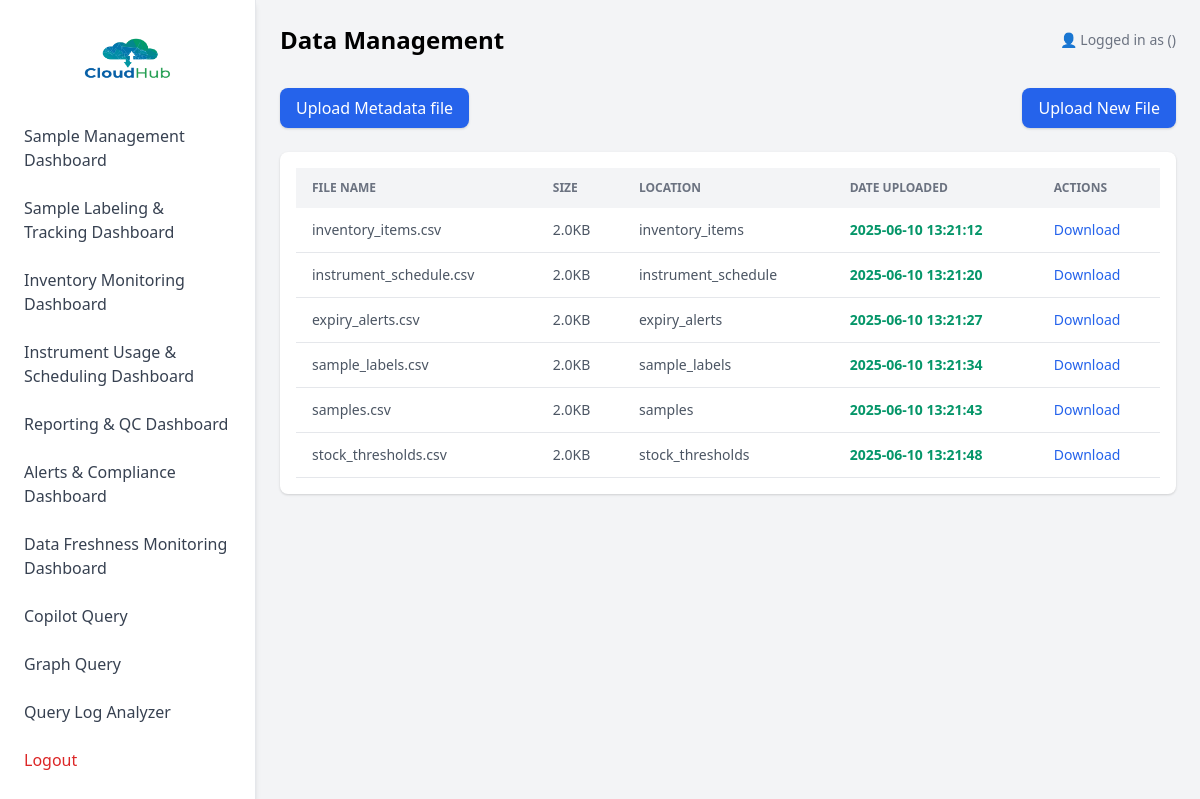
The page /data-management on the database its author committed.
### tables this page shows
CREATE TABLE data_files_metadata (
            file_id INTEGER PRIMARY KEY AUTOINCREMENT,
            file_name TEXT,
            category TEXT,
            is_processed BOOLEAN DEFAULT TRUE CHECK(is_processed IN (0, 1)),
            uploaded_at TIMESTAMP DEFAULT CURRENT_TIMESTAMP
        );

### app.py (the view)
@app.route("/data-management")
def data_management():
    conn = sqlite3.connect(DB_NAME)
    cursor = conn.cursor()
    cursor.execute("""
        SELECT * FROM data_files_metadata
    """)
    rows = cursor.fetchall()
    conn.close()
    columns = ["id","file_name","file_path", "is_processed","created_at"]
    files = []
    for row in rows:
        files.append(dict(zip(columns, row)))
    return render_template("data_management.html", files=files)

### templates/data_management.html (shortened to what this page needs)
{% extends 'base.html' %}
{% block content %}
  <div class="ml-64 p-6">
    <header class="flex items-center justify-between mb-8">
      <h1 class="text-2xl font-bold">Data Management</h1>
      <div class="text-sm text-gray-500">👤 Logged in as {{ session.username }} ({{ session.role }})</div>
    </header>
    <div class="flex justify-between items-center mb-6">
      <button class="bg-blue-600 text-white px-4 py-2 rounded-lg shadow hover:bg-blue-700" id="uploadButton">
        Upload Metadata file
      </button>
      <button class="bg-blue-600 text-white px-4 py-2 rounded-lg shadow hover:bg-blue-700"
              onclick="document.getElementById('upload-modal').classList.remove('hidden')">
        Upload New File
      </button>
    </div>
    <div class="bg-white p-4 rounded-lg shadow">
      <table class="min-w-full text-sm text-left text-gray-600">
        <thead class="text-xs text-gray-500 uppercase bg-gray-100">
          <tr>
            <th scope="col" class="px-4 py-3">File Name</th>
            <th scope="col" class="px-4 py-3">Size</th>
            <th scope="col" class="px-4 py-3">Location</th>
            <th scope="col" class="px-4 py-3">Date Uploaded</th>
            <th scope="col" class="px-4 py-3">Actions</th>
          </tr>
        </thead>
        <tbody>
          {% for file in files %}
          <tr class="border-b">
            <td class="px-4 py-3">{{file.file_name}}</td>
            <td class="px-4 py-3">2.0KB</td>
            <td class="px-4 py-3">{{ file.file_path }}</td>
            <td class="px-4 py-3 text-green-600 font-semibold">{{file.created_at}}</td>
            <td class="px-4 py-3">
              <button class="text-blue-600 hover:underline">Download</button>
            </td>
          </tr>
          {% endfor %}
        </tbody>
      </table>
    </div>
  </div>
{% endblock %}

### templates/base.html (shortened to what this page needs)
<!DOCTYPE html>
<html lang="en">
<head>
  <link href="https://cdn.jsdelivr.net/npm/tailwindcss@2.2.19/dist/tailwind.min.css" rel="stylesheet">
</head>
<body class="bg-gray-100">
  {% include 'sidebar.html' %}
  {% block content %}{% endblock %}
</body>
</html>

### templates/sidebar.html (shortened to what this page needs)
<div id="sidebar" class="fixed top-0 left-0 h-full w-64 bg-white shadow-md border-r z-40 -translate-x-full lg:translate-x-0" style="overflow: auto;">
  <img src="/static/logo.png" alt="logo">
  <ul class="mt-4 space-y-2 px-4 text-gray-700">
      <li>
        <a href="/sm_dashboard" class="block px-2 py-2 rounded hover:bg-blue-100 {{ 'bg-blue-100' if request.path == '/sm_dashboard' else '' }}">Sample Management Dashboard</a>
      </li>
      <li>
        <a href="/slt_dashboard" class="block px-2 py-2 rounded hover:bg-blue-100 {{ 'bg-blue-100' if request.path == '/slt_dashboard' else '' }}">Sample Labeling & Tracking Dashboard</a>
      </li>
      <li>
        <a href="/im_dashboard" class="block px-2 py-2 rounded hover:bg-blue-100 {{ 'bg-blue-100' if request.path == '/im_dashboard' else '' }}">Inventory Monitoring Dashboard</a>
      </li>
      <li>
        <a href="/ius_dashboard" class="block px-2 py-2 rounded hover:bg-blue-100 {{ 'bg-blue-100' if request.path == '/ius_dashboard' else '' }}">Instrument Usage & Scheduling Dashboard</a>
      </li>
      <li>
        <a href="/rq_dashboard" class="block px-2 py-2 rounded hover:bg-blue-100 {{ 'bg-blue-100' if request.path == '/rq_dashboard' else '' }}">Reporting & QC Dashboard</a>
      </li>
      <li>
        <a href="/ac_dashboard" class="block px-2 py-2 rounded hover:bg-blue-100 {{ 'bg-blue-100' if request.path == '/ac_dashboard' else '' }}">Alerts & Compliance Dashboard</a>
      </li>
      <li>
        <a href="/data-freshness" class="block px-2 py-2 rounded hover:bg-blue-100 {{ 'bg-blue-100' if request.path == '/data-freshness' else '' }}">Data Freshness Monitoring Dashboard</a>
      </li>
        <a href="/chat-with-rag" class="block px-2 py-2 rounded hover:bg-blue-100 {{ 'bg-blue-100' if request.path == '/chat-with-rag' else '' }}">Copilot Query</a>
      <li>
        <a href="/graph-query" class="block px-2 py-2 rounded hover:bg-blue-100 {{ 'bg-blue-100' if request.path == '/graph-query' else '' }}">Graph Query</a>
      </li>
      <li>
        <a href="/query-log-analyzer" class="block px-2 py-2 rounded hover:bg-blue-100 {{ 'bg-blue-100' if request.path == '/query-log-analyzer' else '' }}">Query Log Analyzer</a>
      </li>
      <li>
        <a href="/logout" class="block px-2 py-2 rounded hover:bg-red-100 text-red-600">Logout</a>
      </li>
  </ul>
</div>

### templates/sidebar.html (style rules this page uses)
img { margin-top: 20px; height: 10%; margin-right:auto; margin-left:auto; }

### rows shown on the page
data_files_metadata: file_name "inventory_items.csv", file_path "inventory_items", created_at "2025-06-10 13:21:12"
data_files_metadata: file_name "instrument_schedule.csv", file_path "instrument_schedule", created_at "2025-06-10 13:21:20"
data_files_metadata: file_name "expiry_alerts.csv", file_path "expiry_alerts", created_at "2025-06-10 13:21:27"
data_files_metadata: file_name "sample_labels.csv", file_path "sample_labels", created_at "2025-06-10 13:21:34"
data_files_metadata: file_name "samples.csv", file_path "samples", created_at "2025-06-10 13:21:43"
data_files_metadata: file_name "stock_thresholds.csv", file_path "stock_thresholds", created_at "2025-06-10 13:21:48"
